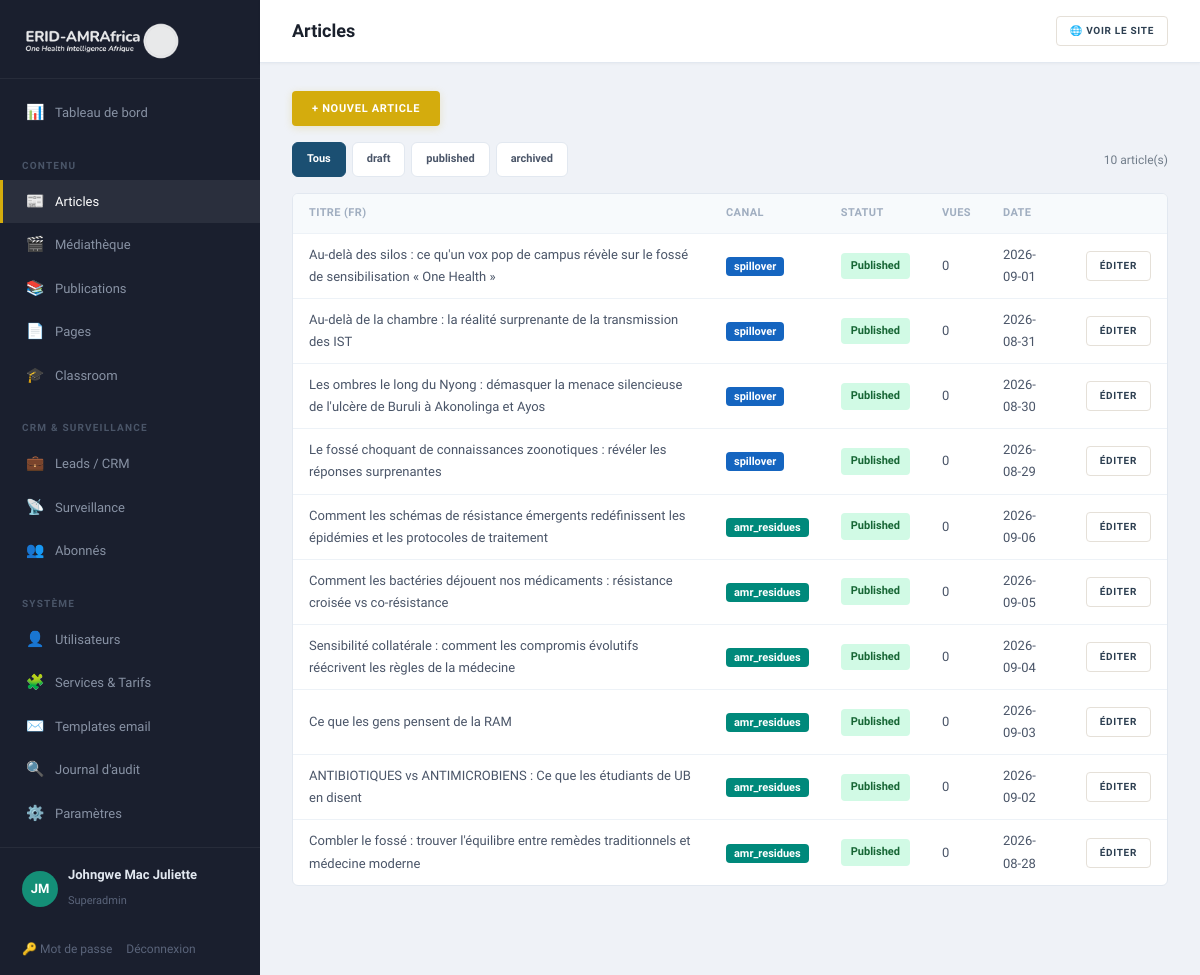
Screenshot of /admin/articles (signed in) with the database file from the repository.
### tables this page shows
CREATE TABLE articles (
    id              INT UNSIGNED AUTO_INCREMENT PRIMARY KEY,
    category_id     INT UNSIGNED    NOT NULL,
    author_id       INT UNSIGNED    NULL,
    slug            VARCHAR(200)    NOT NULL UNIQUE,
    title_fr        VARCHAR(255)    NOT NULL,
    title_en        VARCHAR(255)    NOT NULL,
    excerpt_fr      TEXT            NULL,
    excerpt_en      TEXT            NULL,
    body_fr         MEDIUMTEXT      NULL,
    body_en         MEDIUMTEXT      NULL,
    cover_image     VARCHAR(255)    NULL,
    status          ENUM('draft','published','archived') NOT NULL DEFAULT 'draft',
    is_featured     TINYINT(1)      NOT NULL DEFAULT 0,
    published_at    DATETIME        NULL,
    views           INT UNSIGNED    NOT NULL DEFAULT 0,
    created_at      DATETIME        NOT NULL DEFAULT CURRENT_TIMESTAMP,
    updated_at      DATETIME        NOT NULL DEFAULT CURRENT_TIMESTAMP ON UPDATE CURRENT_TIMESTAMP,
    CONSTRAINT fk_articles_cat    FOREIGN KEY (category_id) REFERENCES categories(id),
    CONSTRAINT fk_articles_author FOREIGN KEY (author_id)   REFERENCES users(id) ON DELETE SET NULL,
    INDEX idx_articles_status (status, published_at)
);

CREATE TABLE categories (
    id              INT UNSIGNED AUTO_INCREMENT PRIMARY KEY,
    slug            VARCHAR(80)     NOT NULL UNIQUE,    
    name_fr         VARCHAR(120)    NOT NULL,
    name_en         VARCHAR(120)    NOT NULL,
    accent_color    VARCHAR(9)      NOT NULL DEFAULT '#0E7C7B',
    sort_order      SMALLINT        NOT NULL DEFAULT 0
);

### app/Core/View.php (called while the page is built, shortened)
<?php
final class View
{
    public static function render(string $template, array $data = [], string $layout = 'public'): void
    {
        $root = Config::get('root');
        extract($data, EXTR_SKIP);
        require $root . '/app/Views/' . $template . '.php';
        $content = ob_get_clean();
        require $root . '/app/Views/layouts/' . $layout . '.php';
    }
    public static function e(?string $s): string
    {
        return htmlspecialchars((string) $s, ENT_QUOTES, 'UTF-8');
    }
}

### app/Core/Controller.php (called while the page is built, shortened)
<?php
abstract class Controller
{
    protected function view(string $template, array $data = [], string $layout = 'public'): void
    {
        View::render($template, $data, $layout);
    }
    protected function input(string $key, ?string $default = null): ?string
    {
        $v = $_POST[$key] ?? $_GET[$key] ?? $default;
        return is_string($v) ? trim($v) : $default;
    }
}

### app/Controllers/Admin/ContentController.php (called while the page is built, shortened)
<?php
final class ContentController extends Controller
{
    public function articles(): void
    {
        $filter = $this->input('status');
        $page   = max(1, (int) ($this->input('page') ?: 1));
        $where  = '1=1';
        $params = [];
        $total = (int) Database::one("SELECT COUNT(*) AS c FROM articles a WHERE {$where}", $params)['c'];
        $totalPages = max(1, (int) ceil($total / self::PER_PAGE));
        $offset = ($page - 1) * self::PER_PAGE;
        $articles = Database::all(
            "SELECT a.*, c.slug cat_slug, c.accent_color FROM articles a
               JOIN categories c ON c.id = a.category_id
              WHERE {$where}
              ORDER BY a.created_at DESC
              LIMIT " . self::PER_PAGE . " OFFSET {$offset}",
            $params
        );
        $this->view('admin/articles', [
            'title' => 'Articles', 'articles' => $articles,
            'filter' => $filter, 'page' => $page, 'totalPages' => $totalPages, 'total' => $total,
        ], 'admin');
    }
}

### public/index.php (called while the page is built, shortened)
<?php
spl_autoload_register(function (string $class): void {
    $path = APP_ROOT . '/app/' . str_replace('\\', '/', substr($class, 4)) . '.php';
});
$router = new Router();
$router->dispatch($_SERVER['REQUEST_METHOD'], $_SERVER['REQUEST_URI']);

### app/Core/Database.php (called while the page is built, shortened)
<?php
final class Database
{
    private static ?PDO $pdo = null;
    public static function pdo(): PDO
    {
        if (self::$pdo === null) {
            $cfg = Config::get('db');
            $dsn = sprintf(
                'mysql:host=%s;port=%s;dbname=%s;charset=utf8mb4',
                $cfg['host'], $cfg['port'], $cfg['name']
            );
            try {
                self::$pdo = new PDO($dsn, $cfg['user'], $cfg['pass'], [
                    PDO::ATTR_ERRMODE            => PDO::ERRMODE_EXCEPTION,
                    PDO::ATTR_DEFAULT_FETCH_MODE => PDO::FETCH_ASSOC,
                    PDO::ATTR_EMULATE_PREPARES   => false,
                    PDO::MYSQL_ATTR_INIT_COMMAND => "SET NAMES utf8mb4 COLLATE utf8mb4_unicode_ci",
                ]);
            } catch (PDOException $e) {
                http_response_code(500);
                exit('Database connection failed.');
            }
        }
        return self::$pdo;
    }
    public static function all(string $sql, array $params = []): array
    {
        $stmt = self::pdo()->prepare($sql);
        $stmt->execute($params);
        return $stmt->fetchAll();
    }
}

### app/Core/Auth.php (called while the page is built, shortened)
<?php
final class Auth
{
    public static function check(): bool
    {
        return true;
    }
    public static function user(): ?array
    {
        return [
            'id'   => $_SESSION['uid'],
            'name' => $_SESSION['uname'],
            'role' => $_SESSION['urole'],
        ];
    }
}

### app/Views/admin/articles.php (the view, shortened to what this page needs)
<?php
use App\Core\View; $e = fn($s) => View::e($s);
?>
<div class="toolbar"><a class="btn btn-gold" href="/admin/articles/new">+ Nouvel article</a></div>
<div class="filters">
  <?php foreach (['', 'draft','published','archived'] as $st): ?>
    <a class="chip <?= ($filter ?? null) === ($st ?: null) ? 'on' : '' ?>" href="/admin/articles<?= $st ? '?status='.$st : '' ?>"><?= $e($st ?: 'Tous') ?></a>
  <?php endforeach; ?>
  <span class="muted" style="margin-left:auto;font-size:12px"><?= $total ?> article(s)</span>
</div>
<div class="panel">
  <table class="data-table">
    <thead><tr><th>Titre (FR)</th><th>Canal</th><th>Statut</th><th>Vues</th><th>Date</th><th></th></tr></thead>
    <tbody>
    <?php foreach ($articles as $a): ?>
      <tr>
        <td><?= $e($a['title_fr']) ?></td>
        <td><span class="badge" style="background:<?= $e($a['accent_color'] ?? '') ?>;color:#fff"><?= $e($a['cat_slug']) ?></span></td>
        <td><span class="status status-<?= $e($a['status']) ?>"><?= $e($a['status']) ?></span></td>
        <td><?= (int)$a['views'] ?></td>
        <td><?= $e(substr((string)($a['published_at'] ?? $a['created_at']), 0, 10)) ?></td>
        <td><a href="/admin/articles/<?= (int)$a['id'] ?>/edit" class="btn btn-ghost sm">Éditer</a></td>
      </tr>
    <?php endforeach; ?>
    </tbody>
  </table>
</div>

### app/Core/Router.php (shortened to what this page needs)
<?php
final class Router
{
    private array $routes = ['GET' => [], 'POST' => []];
    public function get(string $path, callable|array $handler): void
    {
        $this->routes['GET'][$this->normalize($path)] = $handler;
    }
    public function post(string $path, callable|array $handler): void
    {
        $this->routes['POST'][$this->normalize($path)] = $handler;
    }
    private function normalize(string $path): string
    {
        return '/' . trim($path, '/');
    }
    public function dispatch(string $method, string $uri): void
    {
        $path = $this->normalize(parse_url($uri, PHP_URL_PATH) ?: '/');
        foreach ($this->routes[$method] ?? [] as $route => $handler) {
            $pattern = '#^' . preg_replace('#\{[a-zA-Z_]+\}#', '([^/]+)', $route) . '$#';
            if (preg_match($pattern, $path, $m)) {
                array_shift($m);
                $this->invoke($handler, $m);
                return;
            }
        }
    }
    private function invoke(callable|array $handler, array $args): void
    {
        if (is_array($handler)) {
            [$class, $method] = $handler;
            (new $class())->{$method}(...$args);
            return;
        }
    }
}

### app/Views/layouts/admin.php (shortened to what this page needs)
<?php
$e = fn($s) => View::e($s);
$u = Auth::user();
$uri = strtok($_SERVER['REQUEST_URI'] ?? '', '?');
$isActive = fn($path) => $uri === $path ? 'active' : '';
$initials = implode('', array_map(fn($w) => mb_strtoupper(mb_substr($w, 0, 1)), explode(' ', $u['name'] ?? 'A')));
?>
<!DOCTYPE html>
<html lang="fr">
<head>
    <link rel="stylesheet" href="/assets/css/app.css">
</head>
<body class="admin">
<aside class="sidebar">
    <div class="sidebar__logo">
        <a href="/admin"><img src="/assets/logo.png" alt="ERID-AMRAfrica" class="sidebar__logo-img"></a>
    </div>
    <nav class="sidebar__nav">
        <a href="/admin" class="sidebar__link <?= $isActive('/admin') ?>">
            <span class="sidebar__icon">📊</span> Tableau de bord
        </a>
        <div class="sidebar__section">Contenu</div>
        <a href="/admin/articles" class="sidebar__link <?= str_starts_with($uri, '/admin/articles') ? 'active' : '' ?>">
            <span class="sidebar__icon">📰</span> Articles
        </a>
        <a href="/admin/media" class="sidebar__link <?= str_starts_with($uri, '/admin/media') ? 'active' : '' ?>">
            <span class="sidebar__icon">🎬</span> Médiathèque
        </a>
        <a href="/admin/publications" class="sidebar__link <?= str_starts_with($uri, '/admin/publications') ? 'active' : '' ?>">
            <span class="sidebar__icon">📚</span> Publications
        </a>
        <a href="/admin/pages" class="sidebar__link <?= str_starts_with($uri, '/admin/pages') ? 'active' : '' ?>">
            <span class="sidebar__icon">📄</span> Pages
        </a>
        <a href="/admin/courses" class="sidebar__link <?= str_starts_with($uri, '/admin/courses') ? 'active' : '' ?>">
            <span class="sidebar__icon">🎓</span> Classroom
        </a>
        <div class="sidebar__section">CRM & Surveillance</div>
        <a href="/admin/leads" class="sidebar__link <?= str_starts_with($uri, '/admin/leads') ? 'active' : '' ?>">
            <span class="sidebar__icon">💼</span> Leads / CRM
        </a>
        <a href="/admin/rumours" class="sidebar__link <?= str_starts_with($uri, '/admin/rumours') ? 'active' : '' ?>">
            <span class="sidebar__icon">📡</span> Surveillance
        </a>
        <a href="/admin/subscribers" class="sidebar__link <?= str_starts_with($uri, '/admin/subscribers') ? 'active' : '' ?>">
            <span class="sidebar__icon">👥</span> Abonnés
        </a>
        <div class="sidebar__section">Système</div>
        <?php if (($_SESSION['urole'] ?? '') === 'superadmin'): ?>
        <a href="/admin/users" class="sidebar__link <?= str_starts_with($uri, '/admin/users') ? 'active' : '' ?>">
            <span class="sidebar__icon">👤</span> Utilisateurs
        </a>
        <?php endif; ?>
        <a href="/admin/services" class="sidebar__link <?= str_starts_with($uri, '/admin/services') ? 'active' : '' ?>">
            <span class="sidebar__icon">🧩</span> Services & Tarifs
        </a>
        <a href="/admin/email-templates" class="sidebar__link <?= str_starts_with($uri, '/admin/email-templates') ? 'active' : '' ?>">
            <span class="sidebar__icon">✉️</span> Templates email
        </a>
        <a href="/admin/audit" class="sidebar__link <?= str_starts_with($uri, '/admin/audit') ? 'active' : '' ?>">
            <span class="sidebar__icon">🔍</span> Journal d'audit
        </a>
        <a href="/admin/settings" class="sidebar__link <?= str_starts_with($uri, '/admin/settings') ? 'active' : '' ?>">
            <span class="sidebar__icon">⚙️</span> Paramètres
        </a>
    </nav>
    <div class="sidebar__user">
        <div class="sidebar__avatar"><?= $e(mb_substr($initials, 0, 2)) ?></div>
        <div class="sidebar__user-info">
            <strong><?= $e($u['name'] ?? '') ?></strong>
            <small><?= $e(ucfirst($u['role'] ?? '')) ?></small>
        </div>
    </div>
    <div class="sidebar__foot">
        <a href="/admin/password">🔑 Mot de passe</a>
        <a href="/admin/logout">Déconnexion</a>
    </div>
</aside>
<div class="admin-main">
    <header class="admin-top">
        <div class="admin-top__left">
            <h1><?= $e($title ?? '') ?></h1>
        </div>
        <div class="admin-top__right">
            <a class="btn btn-ghost sm" href="/" target="_blank">🌐 Voir le site</a>
        </div>
    </header>
    <div class="admin-content"><?= $content ?></div>
</div>
</body>
</html>

### rows the page displays
articles: id "10", title_fr "Combler le fossé : trouver l'équilibre entre remèdes traditionnels et médecine moderne", category.slug "amr_residues", status "Published", views "0", published_at "2026-08-28"
articles: title_fr "Au-delà des silos : ce qu'un vox pop de campus révèle sur le fossé de sensibilisation « One Health »", category.slug "spillover", status "Published", views "0", published_at "2026-09-01"
articles: title_fr "Au-delà de la chambre : la réalité surprenante de la transmission des IST", category.slug "spillover", status "Published", views "0", published_at "2026-08-31"
articles: title_fr "Les ombres le long du Nyong : démasquer la menace silencieuse de l'ulcère de Buruli à Akonolinga et Ayos", category.slug "spillover", status "Published", views "0", published_at "2026-08-30"
articles: title_fr "Le fossé choquant de connaissances zoonotiques : révéler les réponses surprenantes", category.slug "spillover", status "Published", views "0", published_at "2026-08-29"
articles: title_fr "Comment les schémas de résistance émergents redéfinissent les épidémies et les protocoles de traitement", category.slug "amr_residues", status "Published", views "0", published_at "2026-09-06"
articles: title_fr "Comment les bactéries déjouent nos médicaments : résistance croisée vs co-résistance", category.slug "amr_residues", status "Published", views "0", published_at "2026-09-05"
articles: title_fr "Sensibilité collatérale : comment les compromis évolutifs réécrivent les règles de la médecine", category.slug "amr_residues", status "Published", views "0", published_at "2026-09-04"
articles: title_fr "Ce que les gens pensent de la RAM", category.slug "amr_residues", status "Published", views "0", published_at "2026-09-03"
articles: title_fr "ANTIBIOTIQUES vs ANTIMICROBIENS : Ce que les étudiants de UB en disent", category.slug "amr_residues", status "Published", views "0", published_at "2026-09-02"

### other values shown
$e($title ?? '') "Articles"
$e($st ?: 'Tous') "Tous"
$e($st ?: 'Tous') "draft"
$e($st ?: 'Tous') "published"
$e($st ?: 'Tous') "archived"
